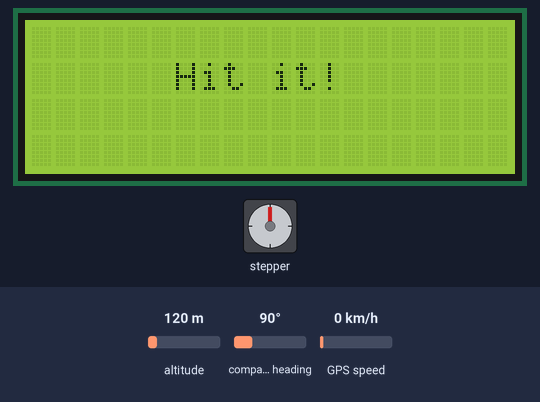
Bench run of a sketch on a simulated Arduino Leonardo, built with avr-gcc and run on an emulated ATmega32U4. Parts: stepper motor, 20×4 character LCD. Wiring (inferred from the names in the program): stepper motor driver (200 steps per turn assumed): step pin 4; direction pin 3; enable pin 2. The inputs (shaded band) are chosen by the test bench; at power-on: GPS speed 0 km/h, altitude 120 m, compass heading 90°. The GPS gets a fix after 3 s at 37.7749, -122.4194 with 8 satellites; what the sketch prints to the serial monitor is not drawn.

Above: at 2.2 s.
At 7.7 s:
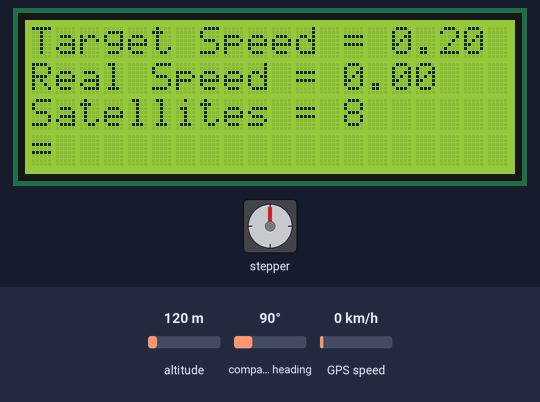
7.8 s: GPS speed set to 2 km/h
At 9.57 s:
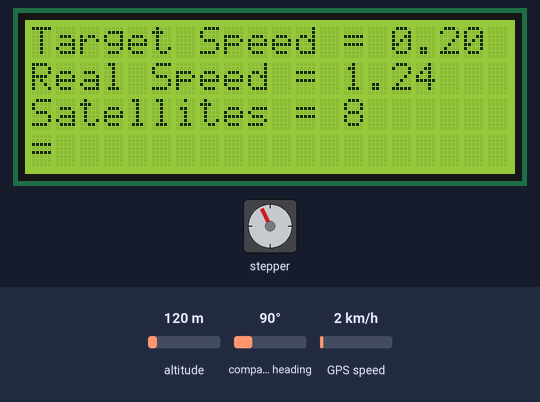
10.3 s: GPS speed set to 30 km/h
At 11.61 s:
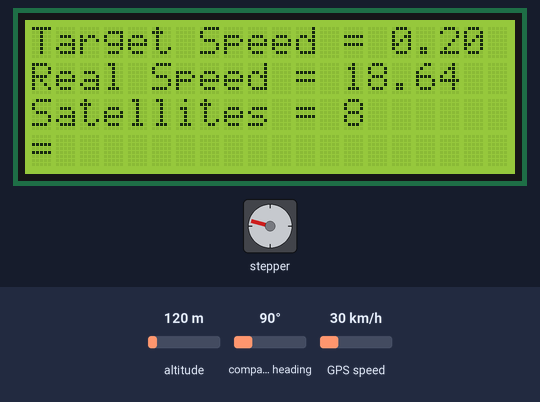
12.7 s: GPS speed set to 60 km/h
At 17.0 s:
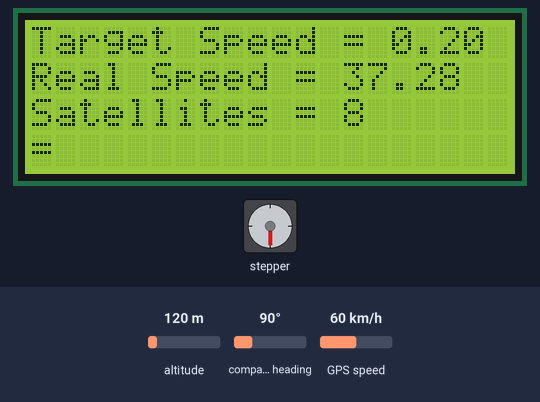
Timing chart, 0 to 18.5 s (numbered marks = the images above; inputs shaded):
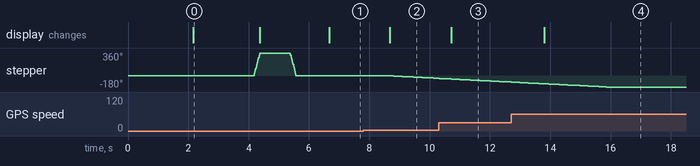

The sketch:

NeptuneCC.ino
```cpp
/*
Name: NeptuneCC
Purpose: CruiseControl device for Malibu Echelon
Date: April 23, 2019
Designed and built by Ryan Maxfield
*/

#include <TinyGPS++.h>
#include <Wire.h>
#include <LiquidCrystal_I2C.h>

  TinyGPSPlus gps;
  LiquidCrystal_I2C lcd(0x27,20,4);
  float lat = 28.5458,lon = 77.1703;
  const int stepPin = 4;
  const int dirPin = 3;
  const int enPin = 2;
  double speedReduction = 0;
  double targetSpeed = .20;
  double realSpeed = 0;
  double speedDiff = 0;
  int maxRotate = 100;
  int minRotate = 0;
  int pos = 0;

void setup() {
  pinMode(stepPin, OUTPUT);
  pinMode(dirPin, OUTPUT);
  pinMode(enPin, OUTPUT);
  digitalWrite(enPin, LOW);
  Serial1.begin(9600);
  Serial.begin(9600);
  lcdHello();
  gpsLock();
  lcd.clear();
  Serial.println("Setup Complete");
  motorStart();
}

void loop() {
  gpsData();
  actionCalc();
  lcdUpdate();
  //delay(1000);
}

void motorStart() {
    digitalWrite(dirPin,HIGH); // Enables the motor to move in a particular direction
  // Makes 200 pulses for making one full cycle rotation
  for(int x = 0; x < 200; x++) {
    digitalWrite(stepPin,HIGH);
    delayMicroseconds(500);
    digitalWrite(stepPin,LOW);
    delayMicroseconds(500);
  }
  delay(1000); // One second delay

  digitalWrite(dirPin,LOW); //Changes the rotations direction
  // Makes 400 pulses for making two full cycle rotation
  for(int x = 0; x < 200; x++) {
    digitalWrite(stepPin,HIGH);
    delayMicroseconds(500);
    digitalWrite(stepPin,LOW);
    delayMicroseconds(500);
  }
  delay(1000);
}

void actionCalc() {
  speedDiff = realSpeed - targetSpeed;
  Serial.println(speedDiff);
  if (speedDiff > 0 && pos < maxRotate){
    pos = pos + 1;
    digitalWrite(dirPin, LOW);
    digitalWrite(stepPin, HIGH);
    delayMicroseconds(500);
    digitalWrite(stepPin, LOW);
    delayMicroseconds(500);
  }
  else if (speedDiff < 0 && pos > minRotate){
    pos = pos - 1;
    digitalWrite(dirPin, HIGH);
    digitalWrite(stepPin, HIGH);
    delayMicroseconds(500);
    digitalWrite(stepPin, LOW);
    delayMicroseconds(500);
  }
  else {
  }
}

void gpsData(){
  while(Serial1.available() > 0)
  gps.encode(Serial1.read());
  realSpeed = gps.speed.mph();
}

void lcdUpdate(){
  //lcd.clear();
  lcd.setCursor(0,0);
  lcd.print("Target Speed =");
  lcd.setCursor(15,0);
  lcd.print(targetSpeed);
  lcd.setCursor(0,1);
  lcd.print("Real Speed =");
  lcd.setCursor(13,1);
  lcd.print(realSpeed);
  lcd.setCursor(0,2);
  lcd.print("Satellites =");
  lcd.setCursor(13,2);
  lcd.print(gps.satellites.value());
  displayReduction();
}

void displayReduction() {
  speedReduction = (pos / maxRotate);
  if (speedReduction <= 10) {
    lcd.setCursor(0,3);
    lcd.print("=                   ");
  }
    if (speedReduction > 10 && speedReduction <= 20) {
    lcd.setCursor(0,3);
    lcd.print(" =                  ");
  }
    if (speedReduction > 20 && speedReduction <= 30) {
    lcd.setCursor(0,3);
    lcd.print("  =                 ");
  }
    if (speedReduction > 30 && speedReduction <= 40) {
    lcd.setCursor(0,3);
    lcd.print("   =                ");
  }
    if (speedReduction > 40 && speedReduction <= 50) {
    lcd.setCursor(0,3);
    lcd.print("    =               ");
  }
    if (speedReduction > 50 && speedReduction <= 60) {
    lcd.setCursor(0,3);
    lcd.print("     =              ");
  }
    if (speedReduction > 60 && speedReduction <= 70) {
    lcd.setCursor(0,3);
    lcd.print("      =             ");
  }
    if (speedReduction > 70 && speedReduction <= 80) {
    lcd.setCursor(0,3);
    lcd.print("       =            ");
  }
    if (speedReduction > 80 && speedReduction <= 90) {
    lcd.setCursor(0,3);
    lcd.print("        =           ");
  }
    if (speedReduction > 90 && speedReduction <= 100) {
    lcd.setCursor(0,3);
    lcd.print("         =          ");
  }
  else{
  }
}

void lcdHello(){
  lcd.init();
  lcd.init();
  lcd.backlight();
  lcd.setCursor(7,1);
  lcd.print("Hello");
  delay (2000);
  lcd.setCursor(0,2);
  lcd.print("Acquiring Satellites");
}

void gpsLock() {
  while (realSpeed = 0){
    gpsData();
    delay(1000);
  }
  lcd.clear();
  lcd.setCursor(6,1);
  lcd.print("Hit it!");
  delay(2000);
}
```

Measured:
- the behaviour switches between 0 and 1 km/h on GPS speed (found by bisection; images 1 and 2)
- after the input at 7.8 s, stepper: keeps turning counter-clockwise at about 26°/s, starting after 0.81 s; the display: changes after 0.88 s (image 2)
- after the input at 10.3 s, the display: changes after 0.41 s (image 3)
- after the input at 12.7 s, the display: changes after 1.1 s (image 4)
- what the display in image 0 shows lasts 2.2 s, from 2.2 s to 4.4 s
